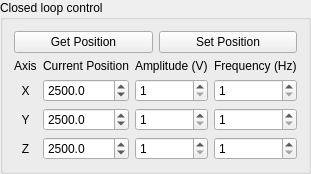
       <widget class="QGroupBox" name="groupBox">
        <property name="sizePolicy">
         <sizepolicy hsizetype="Preferred" vsizetype="Fixed">
          <horstretch>0</horstretch>
          <verstretch>0</verstretch>
         </sizepolicy>
        </property>
        <property name="title">
         <string>Closed loop control</string>
        </property>
        <layout class="QHBoxLayout" name="horizontalLayout_3">
         <item>
          <layout class="QVBoxLayout" name="verticalLayout">
           <item>
            <layout class="QHBoxLayout" name="horizontalLayout_2">
             <item>
              <widget class="QPushButton" name="getposition_pushButton">
               <property name="text">
                <string>Get Position</string>
               </property>
               <property name="autoDefault">
                <bool>true</bool>
               </property>
              </widget>
             </item>
             <item>
              <widget class="QPushButton" name="setposition_pushButton">
               <property name="text">
                <string>Set Position</string>
               </property>
               <property name="autoDefault">
                <bool>true</bool>
               </property>
              </widget>
             </item>
            </layout>
           </item>
           <item>
            <layout class="QGridLayout" name="gridLayout_5">
             <item row="0" column="0">
              <widget class="QLabel" name="axisLabel">
               <property name="enabled">
                <bool>true</bool>
               </property>
               <property name="text">
                <string>Axis</string>
               </property>
               <property name="scaledContents">
                <bool>false</bool>
               </property>
               <property name="margin">
                <number>0</number>
               </property>
               <property name="indent">
                <number>0</number>
               </property>
              </widget>
             </item>
             <item row="0" column="1">
              <widget class="QLabel" name="label_4">
               <property name="text">
                <string>Current Position</string>
               </property>
              </widget>
             </item>
             <item row="0" column="2">
              <widget class="QLabel" name="amplitudeLabel">
               <property name="enabled">
                <bool>true</bool>
               </property>
               <property name="text">
                <string>Amplitude (V)</string>
               </property>
               <property name="scaledContents">
                <bool>false</bool>
               </property>
               <property name="margin">
                <number>0</number>
               </property>
               <property name="indent">
                <number>0</number>
               </property>
              </widget>
             </item>
             <item row="0" column="3">
              <widget class="QLabel" name="frequencyLabel">
               <property name="text">
                <string>Frequency (Hz)</string>
               </property>
              </widget>
             </item>
             <item row="1" column="0">
              <widget class="QLabel" name="xAxisLabel">
               <property name="text">
                <string>X</string>
               </property>
               <property name="alignment">
                <set>Qt::AlignCenter</set>
               </property>
              </widget>
             </item>
             <item row="1" column="1">
              <widget class="QDoubleSpinBox" name="xpositionSpinBox">
               <property name="decimals">
                <number>1</number>
               </property>
               <property name="maximum">
                <double>5000.000000000000000</double>
               </property>
               <property name="value">
                <double>2500.000000000000000</double>
               </property>
              </widget>
             </item>
             <item row="1" column="2">
              <widget class="QDoubleSpinBox" name="xAmplitudeDoubleSpinBox">
               <property name="decimals">
                <number>0</number>
               </property>
               <property name="minimum">
                <double>1.000000000000000</double>
               </property>
               <property name="maximum">
                <double>70.000000000000000</double>
               </property>
              </widget>
             </item>
             <item row="1" column="3">
              <widget class="QDoubleSpinBox" name="xFrequencyDoubleSpinBox">
               <property name="decimals">
                <number>0</number>
               </property>
               <property name="minimum">
                <double>1.000000000000000</double>
               </property>
               <property name="maximum">
                <double>2000.000000000000000</double>
               </property>
              </widget>
             </item>
             <item row="2" column="0">
              <widget class="QLabel" name="yAxisLabel">
               <property name="text">
                <string>Y</string>
               </property>
               <property name="alignment">
                <set>Qt::AlignCenter</set>
               </property>
              </widget>
             </item>
             <item row="2" column="1">
              <widget class="QDoubleSpinBox" name="ypositionSpinBox">
               <property name="decimals">
                <number>1</number>
               </property>
               <property name="maximum">
                <double>5000.000000000000000</double>
               </property>
               <property name="value">
                <double>2500.000000000000000</double>
               </property>
              </widget>
             </item>
             <item row="2" column="2">
              <widget class="QDoubleSpinBox" name="yAmplitudeDoubleSpinBox">
               <property name="decimals">
                <number>0</number>
               </property>
               <property name="minimum">
                <double>1.000000000000000</double>
               </property>
               <property name="maximum">
                <double>70.000000000000000</double>
               </property>
              </widget>
             </item>
             <item row="2" column="3">
              <widget class="QDoubleSpinBox" name="yFrequencyDoubleSpinBox">
               <property name="decimals">
                <number>0</number>
               </property>
               <property name="minimum">
                <double>1.000000000000000</double>
               </property>
               <property name="maximum">
                <double>2000.000000000000000</double>
               </property>
              </widget>
             </item>
             <item row="3" column="0">
              <widget class="QLabel" name="zAxisLabel">
               <property name="text">
                <string>Z</string>
               </property>
               <property name="alignment">
                <set>Qt::AlignCenter</set>
               </property>
              </widget>
             </item>
             <item row="3" column="1">
              <widget class="QDoubleSpinBox" name="zpositionSpinBox">
               <property name="decimals">
                <number>1</number>
               </property>
               <property name="maximum">
                <double>5000.000000000000000</double>
               </property>
               <property name="value">
                <double>2500.000000000000000</double>
               </property>
              </widget>
             </item>
             <item row="3" column="2">
              <widget class="QDoubleSpinBox" name="zAmplitudeDoubleSpinBox">
               <property name="decimals">
                <number>0</number>
               </property>
               <property name="minimum">
                <double>1.000000000000000</double>
               </property>
               <property name="maximum">
                <double>70.000000000000000</double>
               </property>
              </widget>
             </item>
             <item row="3" column="3">
              <widget class="QDoubleSpinBox" name="zFrequencyDoubleSpinBox">
               <property name="decimals">
                <number>0</number>
               </property>
               <property name="minimum">
                <double>1.000000000000000</double>
               </property>
               <property name="maximum">
                <double>2000.000000000000000</double>
               </property>
              </widget>
             </item>
            </layout>
           </item>
          </layout>
         </item>
        </layout>
       </widget>
